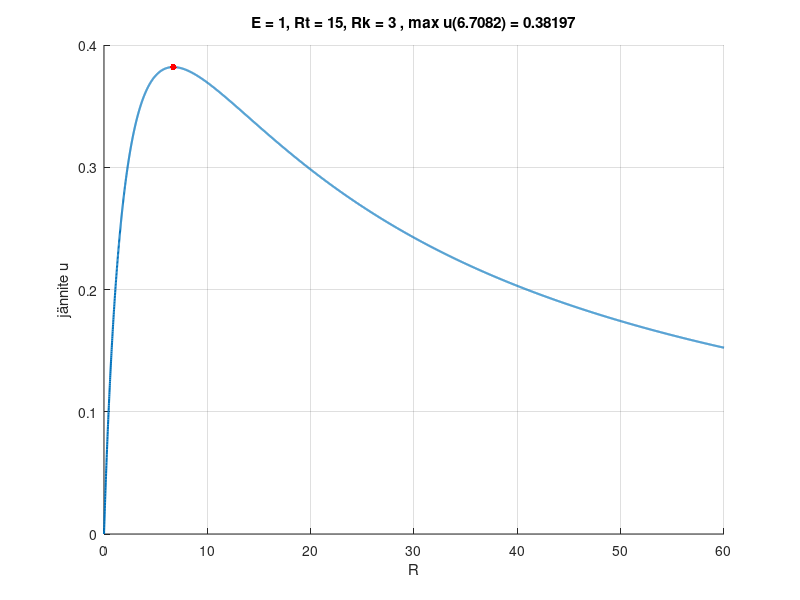

The MATLAB script that drew this image:
clear
close all

E = 1
t = 15
k = 3
f = @(R) ((E .* R) / (R + k) - (E .* R) / (R + t));

% df = -(E*(t-k)*(R^2-k*t))/((R+k)^2*(R+t)^2)
% R = - sqrt(k * t) or sqrt(k * t)
% R > 0
% R = sqrt(k * t sub to the equation
R = sqrt(k *t) % R max
f(sqrt(k * t)) % f max

x=0:0.01:60;

u = @(x) ((E .* x) ./ (x + k) - ((E .* x) ./ (x + t)))

%[umax,indmax]=max(u(x)) %largest value of vector f is its element number indmin
%xmax=x(indmax)

hold on
plot(x, u(x), 'linewidth',1.5)
grid
plot(R,f(R),'r.','markersize',15);
title(['E = ', num2str(E), ', Rt = ', num2str(t), ', Rk = ', num2str(k), ' , max u(', num2str(R), ') = ', num2str(f(R))])
ylabel('jännite u')
xlabel('R')
hold off
